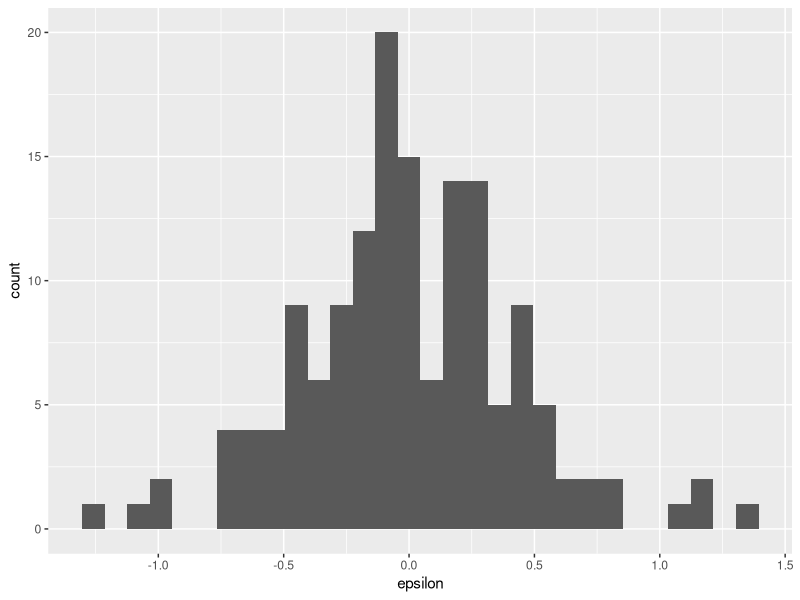
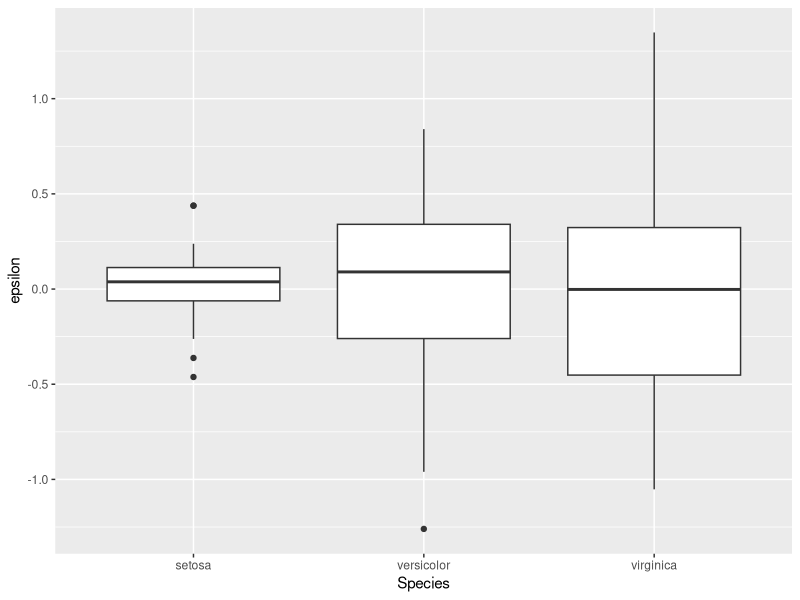
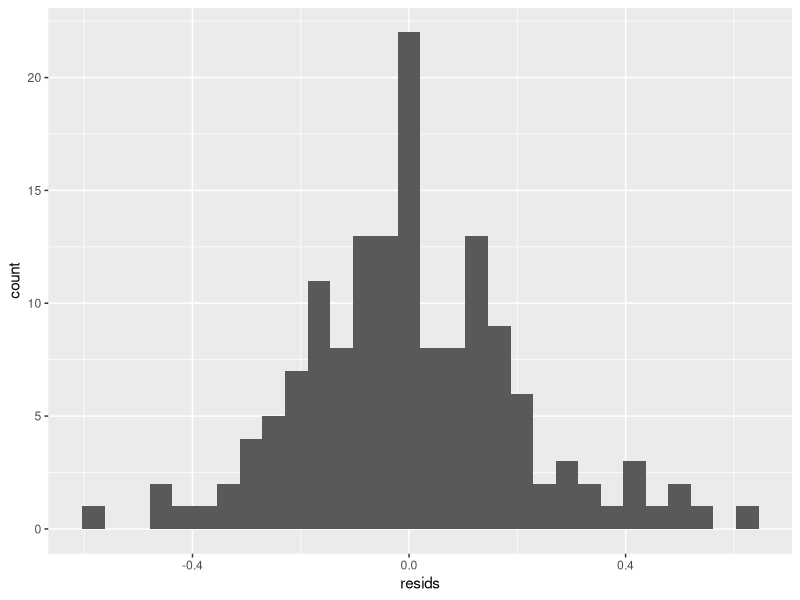
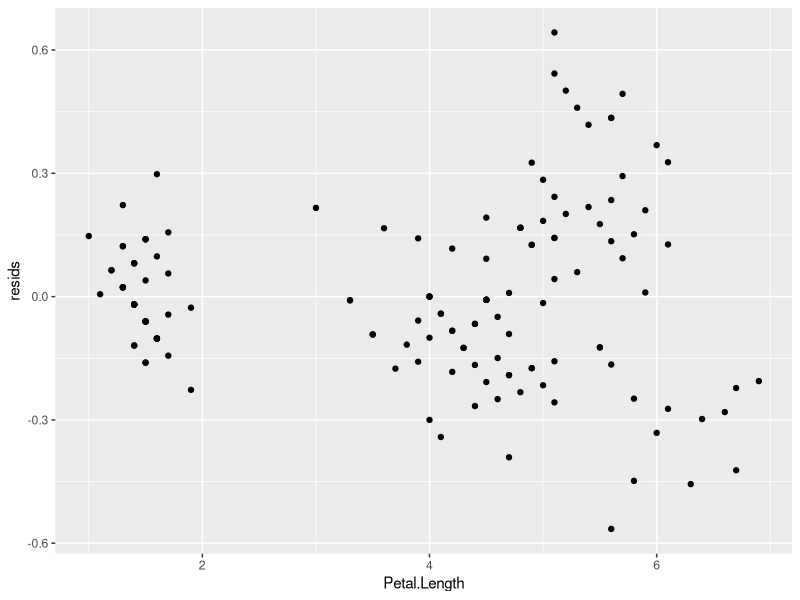
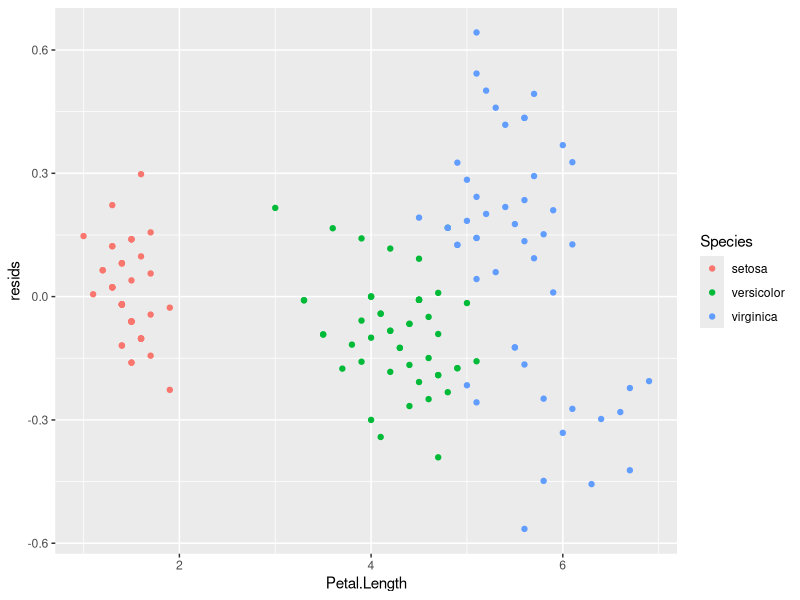
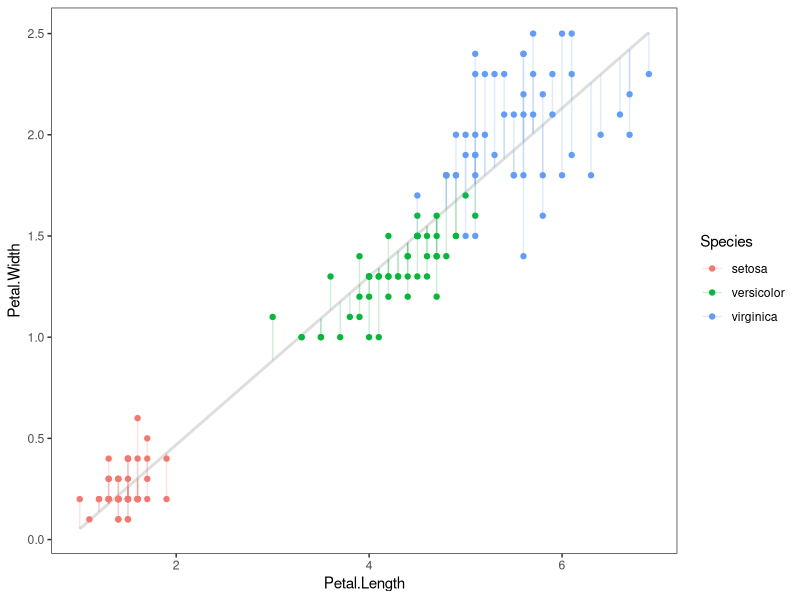
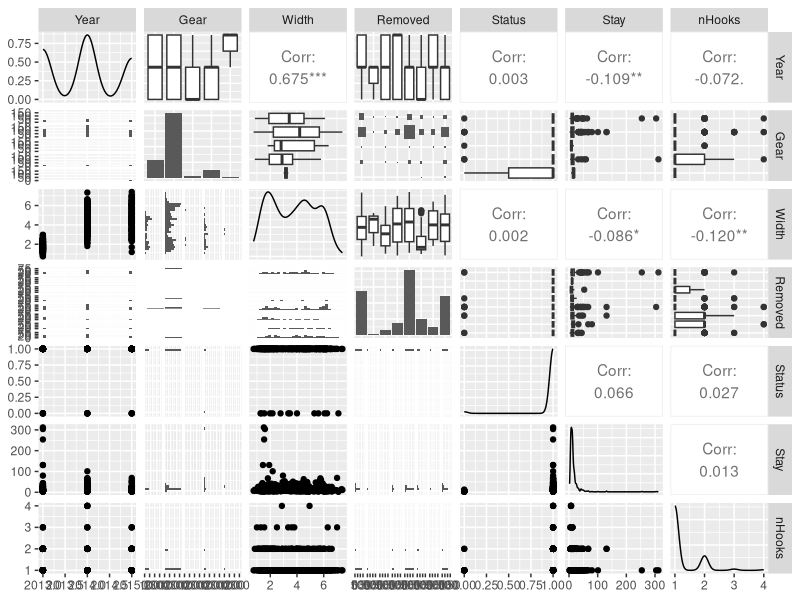
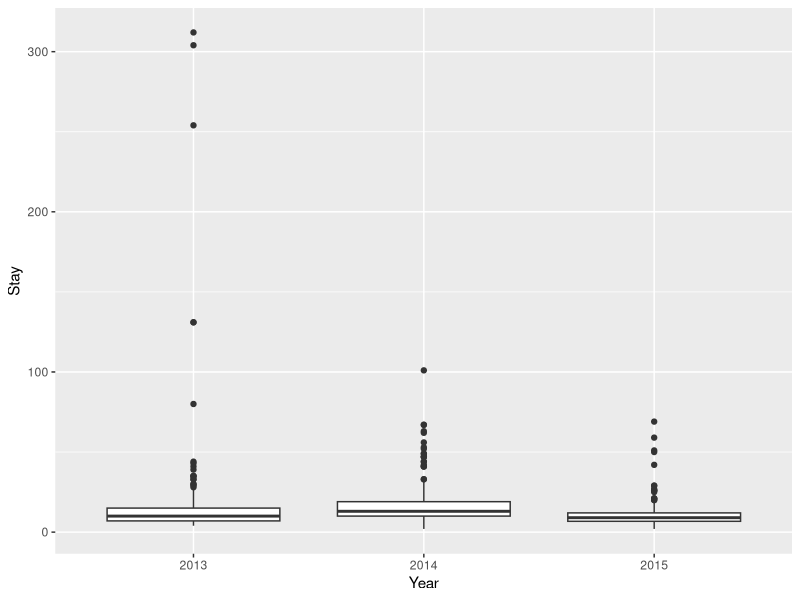

Reproduce these figures in R, in order.
## ---- chunk 1
knitr::opts_chunk$set(warning = FALSE, message = FALSE)
## ---- chunk 2
library(tidyverse)
library(GGally)
## ---- chunk 3
# Load the iris data
data(iris)

# Calculate mean of each group
means <- iris %>%
  group_by(Species) %>%
  summarise(x_bar = mean(Petal.Length))

# Have a look
means
  
## ---- chunk 4
# Merge them. R will use "Species"  in both by default
resid_df <- merge(iris, means)

# Calculate residual error:
resid_df$epsilon <- resid_df$Petal.Length - resid_df$x_bar
  
## ---- chunk 5
ggplot(resid_df, aes(x = epsilon)) +
  geom_histogram()

## ---- chunk 6
ggplot(resid_df, aes(x = Species, y = epsilon)) +
  geom_boxplot()
## ---- chunk 7
# Fit a linear regression to estimate change
# in Petal.Width with Petal.Length
fit_lm <- lm(Petal.Width ~ Petal.Length, data = iris)

# Now extract the residuals from
# the fitted model object
resids <- fit_lm$residuals

## ---- chunk 8
iris$resids <- resids
## ---- chunk 9
ggplot(iris, aes(x = resids)) +
  geom_histogram()
## ---- chunk 10
ggplot(iris, aes(x = Petal.Length, y = resids)) +
  geom_point() 
## ---- chunk 11
ggplot(iris, aes(x = Petal.Length, y = resids, color = Species)) +
  geom_point() 
## ---- chunk 12
# Make predictions from the model
y_hat <- predict(fit_lm)


ggplot(iris, aes(x = Petal.Length, y = Petal.Width, color = Species) ) +
  geom_smooth(method = "lm", se = FALSE, color = "gray87") +
  geom_point() +
  geom_segment(aes(xend = Petal.Length, yend = y_hat),
               alpha = .2) +
  theme_bw() +
  theme(panel.grid = element_blank())
  
## ---- chunk 13
# Read in the turtles data,
# It's a bit messy, so we will read it
# in with an extra option to strip white spaces.
turtles = read.csv('data/turtles.txt', header = TRUE, strip.white = TRUE)
## ---- chunk 14
head(turtles, 10)
## ---- chunk 15
# Load GGally package for ggpairs
library(GGally)

# Look at correlations between variables
GGally::ggpairs(turtles[ , 2:ncol(turtles)])
## ---- chunk 16
ggplot(turtles, 
       aes(x = factor(Year), y = Stay, group = Year), fill = 'gray87') +
  geom_boxplot() +
  xlab("Year")
## ---- chunk 17
ggplot(turtles, 
       aes(x = factor(Year), y = log(Stay), group = Year), 
       fill = 'gray87') +
  geom_boxplot() +
  xlab("Year")
## ---- chunk 18
ggplot(turtles, aes(x = log(Stay))) +
  geom_histogram() +
  facet_wrap(~ Year)
## ---- chunk 19
turtles %>%
  group_by(Year) %>%
  summarize(var(Stay))
## ---- chunk 20
turtles %>%
  group_by(Year) %>%
  summarize(var(log(Stay)))
## ---- chunk 21
turtles$Year <- factor(turtles$Year, levels = c(2013, 2014, 2015))

## ---- chunk 22
# First fit a model - the easy part
turdel <- lm( Stay ~ Year, data = turtles) 

## ---- chunk 23
ggplot(turdel, aes(x = .fitted, y = .resid, color=Year)) + 
  geom_jitter() +
  scale_x_discrete() +
  xlab("Year") + 
  ylab(expression(paste(epsilon)))

## ---- chunk 24
# First fit a model
log_turdel <- lm( log(Stay) ~ Year, data = turtles) 

# Now plot the residuals
ggplot(log_turdel, aes(x = .fitted, y = .resid, color=factor(Year))) + 
  geom_jitter() +
  scale_color_discrete(name = "Year") +
  xlab("Year") + 
  ylab(expression(paste(epsilon)))

## ---- chunk 25
# Now plot the residuals
ggplot(log_turdel, aes(x = .fitted, y = .resid, color=factor(Year))) + 
  geom_violin() +
  geom_jitter() +
  scale_color_discrete(name = "Year") +
  xlab("Year") + 
  ylab(expression(paste(epsilon)))

## ---- chunk 26
# Need to get rid of a couple NA values
turts <- subset(turtles, !is.na(Width))

log_fit_width <- lm( log(Stay) ~ Width, data = turts)
turt_pred <- cbind(turts, predict(log_fit_width, interval = 'confidence'))

ggplot(turt_pred, 
       aes(x = Width, y = log(Stay), color = Year, fill = Year)) +
  geom_point(alpha = 0.3, size = 2) +
  geom_line(aes(y = fit), size = 1) +
  geom_ribbon(aes(ymin = lwr, ymax = upr, color = NULL), alpha = .3) +
  xlab("Hook width") +
  ylab("log(Length of stay in days)")

## ---- chunk 27
# Need to get rid of a couple NA values
turts <- subset(turtles, !is.na(Width))

log_fit_width <- lm( log(Stay) ~ Year + Width, data = turts)
turt_pred <- cbind(turts, predict(log_fit_width, interval = 'confidence'))

ggplot(turt_pred, 
       aes(x = Width, y = log(Stay), color = Year, fill = Year)) +
  geom_point(alpha = 0.3, size = 2) +
  geom_line(aes(y = fit), size = 1) +
  geom_ribbon(aes(ymin = lwr, ymax = upr, color = NULL), alpha = .3) +
  xlab("Hook width") +
  ylab("log(Length of stay in days)")

